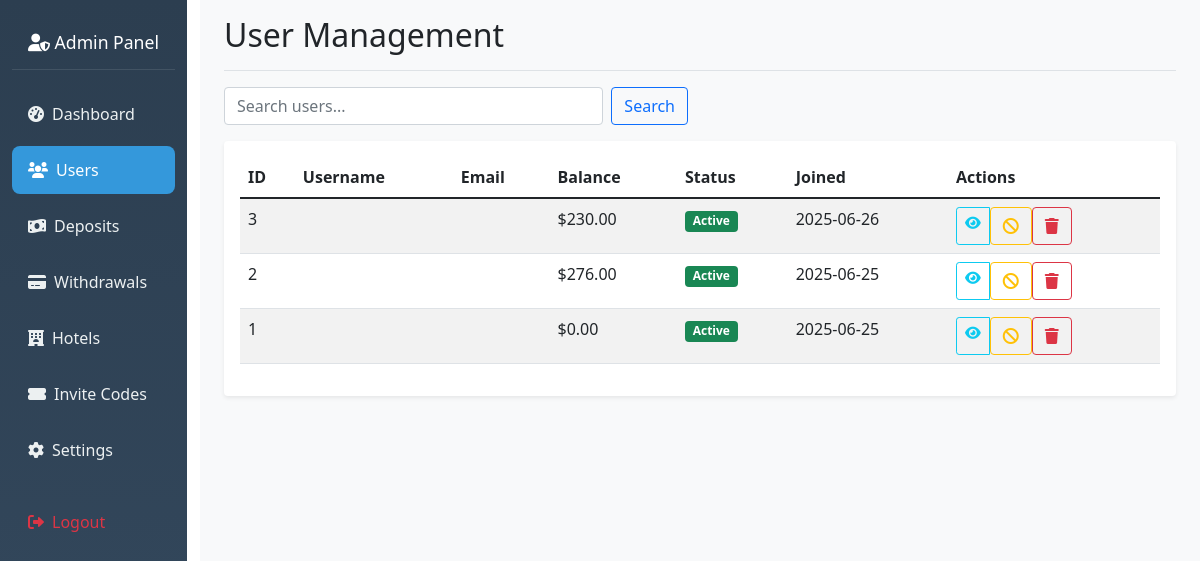
The page /admin/users (signed in) on the database as committed earlier.
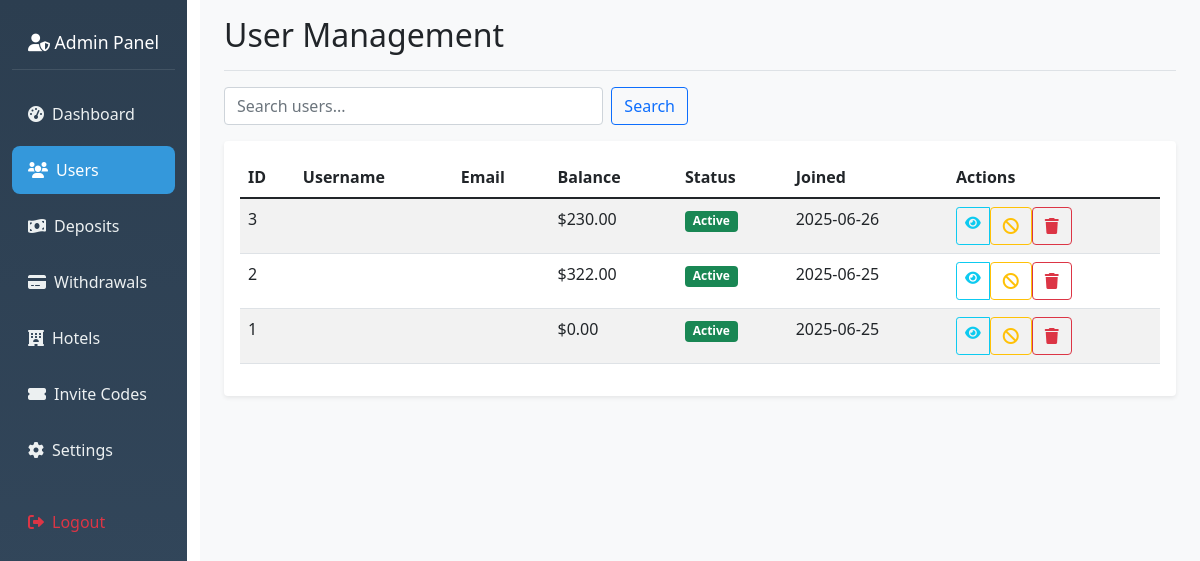
The same page on the database as committed later.
### hotel_app/models.py (models this page shows, shortened)
class User(db.Model, UserMixin):
    id = db.Column(db.Integer, primary_key=True)
    nickname = db.Column(db.String(80))
    user_id = db.Column(db.String(6), unique=True)
    agent_id = db.Column(db.String(6), unique=True)
    contact = db.Column(db.String(20))
    invitation_code = db.Column(db.String(20))
    member_points = db.Column(db.Integer, default=0)
    balance = db.Column(db.Float, default=0.0)
    vip_level = db.Column(db.String(10), default='VIP0')
    withdrawal_password = db.Column(db.String(100))
    password_hash = db.Column(db.String(100))
    is_active = db.Column(db.Boolean, default=False)
    created_at = db.Column(db.DateTime, default=datetime.utcnow)
    reservations = db.relationship('Reservation', backref='user', lazy=True)
    deposit_requests = db.relationship('DepositRequest', backref='user', lazy=True)
    withdrawal_requests = db.relationship('WithdrawalRequest', backref='user', lazy=True)

### hotel_app/routes.py (the view)
@app.route('/admin/users')
@admin_required
def view_users():
    page = request.args.get('page', 1, type=int)
    search = request.args.get('search', '')
    users_query = User.query
    if search:
        users_query = users_query.filter(
            User.nickname.contains(search) |
            User.user.agent_id.contains(search)
        )
    users = users_query.order_by(User.id.desc()).paginate(
        page=page, per_page=20, error_out=False
    )
    return render_template('admin_users.html', users=users, search=search)

### hotel_app/routes.py (called while the page is built)
def admin_required(f):
    @wraps(f)
    def wrapper(*args, **kwargs):
        admin_id = session.get('admin_id')
        if not admin_id:
            flash("Admin login required.", "danger")
            return redirect(url_for('admin_login'))
        admin = Admin.query.get(admin_id)
        if not admin or not admin.is_active:
            session.pop('admin_id', None)
            flash("Admin access denied.", "danger")
            return redirect(url_for('admin_login'))
        return f(*args, **kwargs)
    return wrapper

@app.before_request
def check_admin_routes():
    if request.endpoint and request.endpoint.startswith('admin_') and request.endpoint != 'admin_login':
        if 'admin_id' not in session:
            return redirect(url_for('admin_login'))

### hotel_app/templates/admin_users.html (shortened to what this page needs)
{% extends "admin_base.html" %}
{% block content %}
<div class="d-flex justify-content-between flex-wrap flex-md-nowrap align-items-center pb-2 mb-3 border-bottom">
    <h1 class="h2">User Management</h1>
</div>
<div class="row mb-3">
    <div class="col-md-6">
        <form method="GET" class="d-flex">
            <input type="text" class="form-control me-2" name="search" value="{{ search }}" placeholder="Search users...">
            <button type="submit" class="btn btn-outline-primary">Search</button>
        </form>
    </div>
</div>
<div class="card">
    <div class="card-body">
        <div class="table-responsive">
            <table class="table table-striped">
                <thead>
                    <tr>
                        <th>ID</th>
                        <th>Username</th>
                        <th>Email</th>
                        <th>Balance</th>
                        <th>Status</th>
                        <th>Joined</th>
                        <th>Actions</th>
                    </tr>
                </thead>
                <tbody>
                    {% for user in users.items %}
                    <tr>
                        <td>{{ user.id }}</td>
                        <td>{{ user.username }}</td>
                        <td>{{ user.email }}</td>
                        <td>${{ "%.2f"|format(user.balance or 0) }}</td>
                        <td>
                            <span class="badge bg-{{ 'success' if user.is_active else 'secondary' }}">
                                {{ 'Active' if user.is_active else 'Inactive' }}
                            </span>
                        </td>
                        <td>{{ user.created_at.strftime('%Y-%m-%d') if user.created_at else 'N/A' }}</td>
                        <td>
                            <div class="btn-group btn-group-sm">
                                <a href="{{ url_for('view_user_details', user_id=user.id) }}" class="btn btn-outline-info">
                                    <i class="fas fa-eye"></i>
                                </a>
                                <form method="POST" action="{{ url_for('toggle_user', user_id=user.id) }}" class="d-inline">
                                    <button type="submit" class="btn btn-outline-{{ 'warning' if user.is_active else 'success' }}">
                                        <i class="fas fa-{{ 'ban' if user.is_active else 'check' }}"></i>
                                    </button>
                                </form>
                                <form method="POST" action="{{ url_for('delete_user', user_id=user.id) }}" class="d-inline"
                                      onsubmit="return confirm('Are you sure you want to delete this user?')">
                                    <button type="submit" class="btn btn-outline-danger">
                                        <i class="fas fa-trash"></i>
                                    </button>
                                </form>
                            </div>
                        </td>
                    </tr>
                    {% endfor %}
                </tbody>
            </table>
        </div>
    </div>
</div>
{% endblock %}

### hotel_app/templates/admin_base.html (shortened to what this page needs)
<!DOCTYPE html>
<html lang="en">
    <head>
        <link href="https://cdn.jsdelivr.net/npm/bootstrap@5.1.3/dist/css/bootstrap.min.css" rel="stylesheet">
        <link href="https://cdnjs.cloudflare.com/ajax/libs/font-awesome/6.0.0/css/all.min.css" rel="stylesheet">
        <link rel="stylesheet" href="{{ url_for('static', filename='css/admin.css') }}">
    </head>
    <body>
        <div class="container-fluid">
            <div class="row">
                <nav class="col-md-3 col-lg-2 d-md-block sidebar" id="sidebar">
                    <div class="position-sticky pt-3">
                        <div class="nav-header text-center">
                            <h4 class="text-white">
                                <i class="fas fa-user-shield"></i> Admin Panel
                            </h4>
                        </div>
                        <ul class="nav flex-column">
                            <li class="nav-item">
                                <a class="nav-link {% if request.endpoint == 'admin_dashboard' %}active{% endif %}"
                                    href="{{ url_for('admin_dashboard') }}">
                                    <i class="fas fa-tachometer-alt"></i>
                                    <span>Dashboard</span>
                                </a>
                            </li>
                            <li class="nav-item">
                                <a class="nav-link {% if request.endpoint == 'view_users' %}active{% endif %}"
                                    href="{{ url_for('view_users') }}">
                                    <i class="fas fa-users"></i>
                                    <span>Users</span>
                                </a>
                            </li>
                            <li class="nav-item">
                                <a class="nav-link {% if request.endpoint == 'view_deposits' %}active{% endif %}"
                                    href="{{ url_for('view_deposits') }}">
                                    <i class="fas fa-money-bill-wave"></i>
                                    <span>Deposits</span>
                                </a>
                            </li>
                            <li class="nav-item">
                                <a class="nav-link {% if request.endpoint == 'view_withdrawals' %}active{% endif %}"
                                    href="{{ url_for('view_withdrawals') }}">
                                    <i class="fas fa-credit-card"></i>
                                    <span>Withdrawals</span>
                                </a>
                            </li>
                            <li class="nav-item">
                                <a class="nav-link {% if request.endpoint == 'manage_hotels' %}active{% endif %}"
                                    href="{{ url_for('manage_hotels') }}">
                                    <i class="fas fa-hotel"></i>
                                    <span>Hotels</span>
                                </a>
                            </li>
                            <li class="nav-item">
                                <a class="nav-link {% if request.endpoint == 'generate_invitation_code' %}active{% endif %}"
                                    href="{{ url_for('generate_invitation_code') }}">
                                    <i class="fas fa-ticket-alt"></i>
                                    <span>Invite Codes</span>
                                </a>
                            </li>
                            <li class="nav-item">
                                <a class="nav-link {% if request.endpoint == 'admin_settings' %}active{% endif %}"
                                    href="{{ url_for('admin_settings') }}">
                                    <i class="fas fa-cog"></i>
                                    <span>Settings</span>
                                </a>
                            </li>
                            <li class="nav-item mt-3">
                                <a class="nav-link text-danger" href="{{ url_for('admin_logout') }}">
                                    <i class="fas fa-sign-out-alt"></i>
                                    <span>Logout</span>
                                </a>
                            </li>
                        </ul>
                    </div>
                </nav>
                <main class="col-md-9 ms-sm-auto col-lg-10 px-md-4 main-content">
                    <div class="pt-3 pb-2 mb-3">
                        {% block content %}{% endblock %}
                    </div>
                </main>
            </div>
        </div>
    </body>
</html>

### hotel_app/static/css/admin.css (style rules this page uses)
.sidebar { min-height: 100vh; background: linear-gradient(180deg, #2c3e50 0%, #34495e 100%); position: fixed; top: 0; left: 0; z-index: 1000; transform: translateX(-100%); transition: transform 0.3s ease-in-out; width: 250px; }
.sidebar .nav-link { color: #ecf0f1; padding: 0.75rem 1rem; border-radius: 0.5rem; margin: 0.25rem 0; display: flex; align-items: center; gap: 0.5rem; }
.sidebar .nav-link:hover, .sidebar .nav-link.active { background-color: #3498db; color: white; }
.main-content { background-color: #f8f9fa; min-height: 100vh; transition: margin-left 0.3s ease-in-out; }
.card { border: none; box-shadow: 0 0.125rem 0.25rem rgba(0, 0, 0, 0.075); }
@media (min-width: 769px) { .sidebar { position: relative; transform: translateX(0); width: auto; } }
@media (min-width: 769px) { .main-content { margin-left: 0; padding-left: 15px; padding-top: 0; } }
.nav-header { padding: 1rem; border-bottom: 1px solid rgba(255,255,255,0.1); margin-bottom: 1rem; }
.nav-header h4 { margin: 0; font-size: 1.1rem; }

Rows that differ between the two databases and show on the page:
changed User id 2: balance "276.00" → "322.00"
